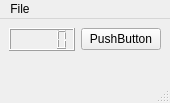
<?xml version="1.0" encoding="UTF-8"?>
<ui version="4.0">
 <class>MainWindow</class>
 <widget class="QMainWindow" name="MainWindow">
  <property name="geometry">
   <rect>
    <x>0</x>
    <y>0</y>
    <width>170</width>
    <height>103</height>
   </rect>
  </property>
  <property name="maximumSize">
   <size>
    <width>200</width>
    <height>103</height>
   </size>
  </property>
  <property name="windowTitle">
   <string>MainWindow</string>
  </property>
  <widget class="QWidget" name="centralwidget">
   <layout class="QVBoxLayout" name="verticalLayout_2">
    <item>
     <layout class="QVBoxLayout" name="verticalLayout">
      <item>
       <layout class="QHBoxLayout" name="horizontalLayout_2">
        <item>
         <widget class="QLCDNumber" name="lcdNumber"/>
        </item>
        <item>
         <widget class="QPushButton" name="pushButton">
          <property name="text">
           <string>PushButton</string>
          </property>
         </widget>
        </item>
       </layout>
      </item>
      <item>
       <spacer name="verticalSpacer">
        <property name="orientation">
         <enum>Qt::Vertical</enum>
        </property>
        <property name="sizeHint" stdset="0">
         <size>
          <width>20</width>
          <height>40</height>
         </size>
        </property>
       </spacer>
      </item>
     </layout>
    </item>
   </layout>
  </widget>
  <widget class="QMenuBar" name="menubar">
   <property name="geometry">
    <rect>
     <x>0</x>
     <y>0</y>
     <width>170</width>
     <height>28</height>
    </rect>
   </property>
   <widget class="QMenu" name="menuFile">
    <property name="title">
     <string>File</string>
    </property>
    <addaction name="actionExit"/>
   </widget>
   <addaction name="menuFile"/>
  </widget>
  <widget class="QStatusBar" name="statusbar"/>
  <action name="actionExit">
   <property name="text">
    <string>Exit</string>
   </property>
  </action>
 </widget>
 <resources/>
 <connections/>
</ui>
